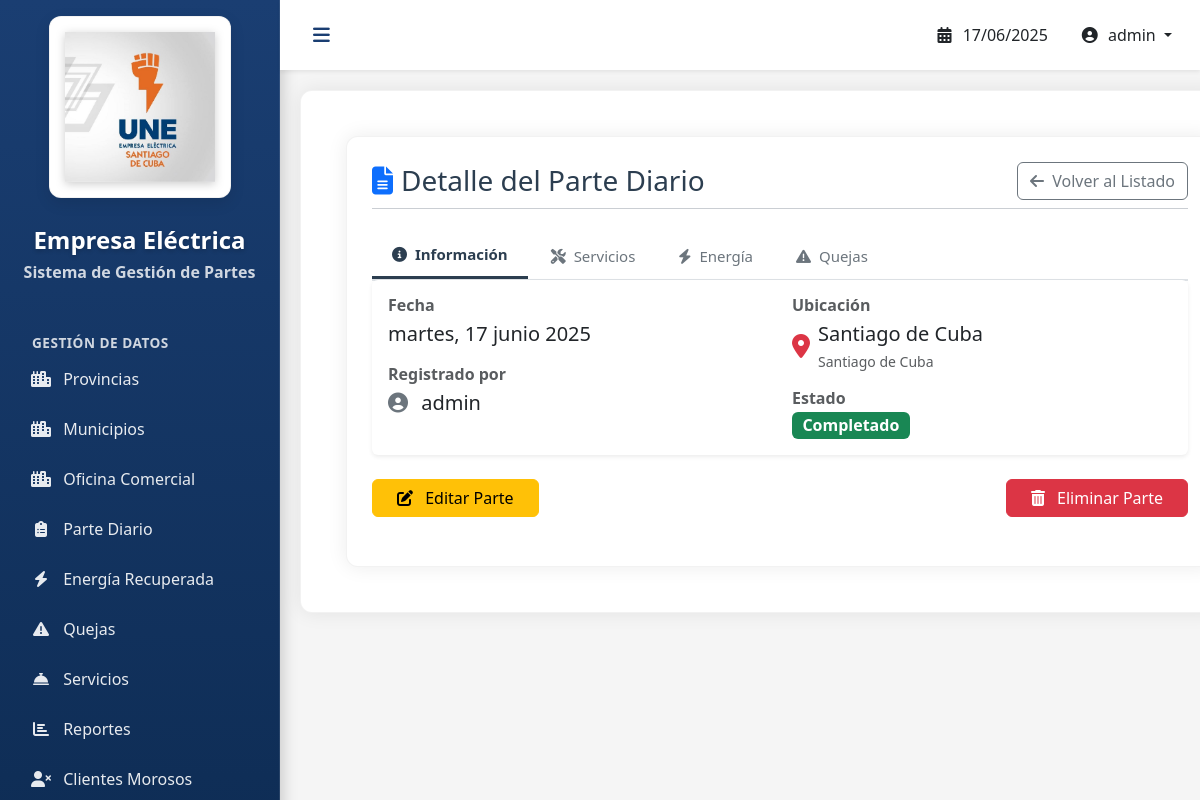
The page /parte/2/ (signed in) on the database its author committed.
### ParteDiario/models.py (models this page shows, shortened)
class ParteDiario(models.Model):
    fecha = models.DateField(auto_now_add=True)
    usuario = models.ForeignKey(User, on_delete=models.CASCADE)
    provincia = models.ForeignKey(Provincia, null=True, on_delete=models.CASCADE)
    municipio = models.ForeignKey(Municipio, null=True, on_delete=models.CASCADE)  # Eliminé null=True
    oficina_comercial = models.ForeignKey(OficinaComercial, on_delete=models.SET_NULL, null=True, blank=True)

class Municipio(models.Model):
    provincia = models.ForeignKey(Provincia, on_delete=models.CASCADE, null=True)
    nombre = models.CharField(max_length=50, unique=True)

class Provincia(models.Model):
    nombre = models.CharField(max_length=50, unique=True, null=True)

### ParteDiario/views.py (the view)
# urls.py: path('parte/<int:pk>/', ParteDiarioDetailView.as_view(), name='partediario-detail'),
class ParteDiarioDetailView(LoginRequiredMixin, DetailView):
    model = ParteDiario
    template_name = 'partediario/detail.html'
    context_object_name = 'parte'
    def get_context_data(self, **kwargs):
        context = super().get_context_data(**kwargs)
        parte = self.object
        context['servicios'] = ServicioRegistro.objects.filter(parte=parte)
        try:
            context['energia'] = EnergiaRecuperada.objects.get(parte=parte)
            context['energia'].diferencia = context['energia'].real_mwh - context['energia'].plan_mwh
        except EnergiaRecuperada.DoesNotExist:
            context['energia'] = None
        quejas = Queja.objects.filter(parte=parte)
        context['quejas'] = quejas
        if quejas.exists():
            context['total_quejas_recibidas'] = quejas.aggregate(Sum('recibidas'))['recibidas__sum']
            context['total_quejas_resueltas'] = quejas.aggregate(Sum('resueltas'))['resueltas__sum']
        else:
            context['total_quejas_recibidas'] = 0
            context['total_quejas_resueltas'] = 0
        return context

### templates/partediario/detail.html (shortened to what this page needs)
{% extends 'base.html' %}
{% block content %}
<div class="container-fluid">
    <div class="row mb-4">
        <div class="col-12">
            <div class="d-flex justify-content-between align-items-center">
                <h3 class="mb-0">
                    <i class="fas fa-file-alt me-2 text-primary"></i>Detalle del Parte Diario
                </h3>
                <div>
                    <a href="{% url 'partediario-list' %}" class="btn btn-outline-secondary">
                        <i class="fas fa-arrow-left me-1"></i> Volver al Listado
                    </a>
                </div>
            </div>
            <hr class="mt-2 mb-4">
            <div class="tabs">
                <div class="tab-header">
                    <button class="tab-btn active" onclick="openTab(event, 'tab-info')">
                        <i class="fas fa-info-circle me-1"></i> Información
                    </button>
                    <button class="tab-btn" onclick="openTab(event, 'tab-servicios')">
                        <i class="fas fa-tools me-1"></i> Servicios
                    </button>
                    <button class="tab-btn" onclick="openTab(event, 'tab-energia')">
                        <i class="fas fa-bolt me-1"></i> Energía
                    </button>
                    <button class="tab-btn" onclick="openTab(event, 'tab-quejas')">
                        <i class="fas fa-exclamation-triangle me-1"></i> Quejas
                    </button>
                </div>
                <div id="tab-info" class="tab-content active">
                    <div class="card shadow-sm">
                        <div class="card-body">
                            <div class="row">
                                <div class="col-md-6">
                                    <div class="info-item mb-3">
                                        <h6 class="text-muted mb-1">Fecha</h6>
                                        <p class="fs-5">{{ parte.fecha|date:"l, d F Y" }}</p>
                                    </div>
                                    <div class="info-item mb-3">
                                        <h6 class="text-muted mb-1">Registrado por</h6>
                                        <p class="fs-5">
                                            <i class="fas fa-user-circle me-2 text-secondary"></i>
                                            {{ parte.usuario.get_full_name|default:parte.usuario.username }}
                                        </p>
                                    </div>
                                </div>
                                <div class="col-md-6">
                                    <div class="info-item mb-3">
                                        <h6 class="text-muted mb-1">Ubicación</h6>
                                        <div class="d-flex align-items-center">
                                            <i class="fas fa-map-marker-alt me-2 text-danger fs-4"></i>
                                            <div>
                                                <p class="mb-0 fs-5">{{ parte.municipio.nombre }}</p>
                                                <small class="text-muted">{{ parte.municipio.provincia.nombre }}</small>
                                            </div>
                                        </div>
                                    </div>
                                    <div class="info-item">
                                        <h6 class="text-muted mb-1">Estado</h6>
                                        <span class="badge bg-success fs-6">Completado</span>
                                    </div>
                                </div>
                            </div>
                        </div>
                    </div>
                </div>
            </div>
            <div class="mt-4">
                <div class="d-flex justify-content-between">
                    <div>
                        <a href="{% url 'partediario-update' parte.pk %}" class="btn btn-warning px-4">
                            <i class="fas fa-edit me-2"></i> Editar Parte
                        </a>
                    </div>
                    <div>
                        <button class="btn btn-danger px-4" data-bs-toggle="modal" data-bs-target="#deleteParteModal">
                            <i class="fas fa-trash-alt me-2"></i> Eliminar Parte
                        </button>
                    </div>
                </div>
            </div>
        </div>
    </div>
</div>
{% endblock %}

### templates/base.html (shortened to what this page needs)
<!DOCTYPE html>
{% load static %}
<html lang="es">
<head>
    <link href="https://cdn.jsdelivr.net/npm/bootstrap@5.3.2/dist/css/bootstrap.min.css" rel="stylesheet">
    <link rel="stylesheet" href="https://cdnjs.cloudflare.com/ajax/libs/font-awesome/6.4.0/css/all.min.css">
</head>
<body>
    <div class="sidebar p-3" id="sidebar">
        <div class="d-flex flex-column align-items-center mb-4">
            <div class="logo-container">
                <a href="{% url 'dashboard' %}">
                    <img src="{% static 'img/logo.jpg' %}"
                         alt="Logo Empresa Eléctrica"
                         class="img-fluid"
                         style="max-height: 150px; filter: drop-shadow(0 2px 5px rgba(0,0,0,0.2));">
                </a>
            </div>
            <h4 class="text-center mt-2" style="color: white; text-shadow: 0 2px 4px rgba(0,0,0,0.2);">Empresa Eléctrica</h4>
            <h6 class="text-center" style="color: rgba(255,255,255,0.8);">Sistema de Gestión de Partes</h6>
        </div>
        <ul class="nav flex-column">
            <li class="nav-item mt-3">
                <small class="text-white fw-bold ps-3" style="font-size: 0.85rem; letter-spacing: 0.5px; text-transform: uppercase; opacity: 0.8;">Gestión de Datos</small>
            </li>
            <li class="nav-item">
                <a class="nav-link" href="{% url 'provincia-list' %}">
                    <i class="fas fa-city me-2"></i> Provincias
                </a>
            </li>
            <li class="nav-item">
                <a class="nav-link" href="{% url 'municipio-list' %}">
                    <i class="fas fa-city me-2"></i> Municipios
                </a>
            </li>
            <li class="nav-item">
                <a class="nav-link" href="{% url 'oficinacomercial-list' %}">
                    <i class="fas fa-city me-2"></i> Oficina Comercial
                </a>
            </li>
            <li class="nav-item">
                <a class="nav-link" href="{% url 'partediario-list' %}">
                    <i class="fas fa-clipboard-list me-2"></i> Parte Diario
                </a>
            </li>
            <li class="nav-item">
                <a class="nav-link" href="{% url 'energia-list' %}">
                    <i class="fas fa-bolt me-2"></i> Energía Recuperada
                </a>
            </li>
            <li class="nav-item">
                <a class="nav-link" href="{% url 'queja-list' %}">
                    <i class="fas fa-exclamation-triangle me-2"></i> Quejas
                </a>
            </li>
            <li class="nav-item">
                <a class="nav-link" href="{% url 'servicio-list' %}">
                    <i class="fas fa-concierge-bell me-2"></i> Servicios
                </a>
            </li>
            <li class="nav-item">
                <a class="nav-link" href="{% url 'reportes-list' %}">
                    <i class="fas fa-chart-bar me-2"></i> Reportes
                </a>
            </li>
            <li class="nav-item">
                <a class="nav-link" href="{% url 'clientesmorosos-list' %}">
                    <i class="fas fa-user-times me-2"></i> Clientes Morosos
                </a>
            </li>
        </ul>
    </div>
    <div class="main-content">
        <nav class="navbar navbar-expand bg-white shadow-sm">
            <button class="btn btn-link" id="sidebarToggle">
                <i class="fas fa-bars"></i>
            </button>
            <div class="navbar-nav ms-auto">
                <span class="nav-link text-dark me-3">
                    <i class="fas fa-calendar-alt me-1"></i>
                    {% now "d/m/Y" %}
                </span>
                <div class="dropdown">
                    <span class="nav-link dropdown-toggle text-dark" style="cursor: pointer;" data-bs-toggle="dropdown">
                        <i class="fas fa-user-circle me-1"></i>
                        {% if user.is_authenticated %}
                            {{ user.get_full_name|default:user.username }}
                        {% else %}
                            Usuario
                        {% endif %}
                    </span>
                </div>
            </div>
        </nav>
        <div class="container-fluid">
            {% block content %}{% endblock %}
        </div>
    </div>
</body>
</html>

### templates/base.html (style rules this page uses)
:root { --sidebar-width: 280px; --primary-color: #1a3e72; --secondary-color: #d62c1a; --hover-color: #b32415; --text-light: #f8f9fa; --text-dark: #2c3e50; }
body { font-family: 'Segoe UI', Tahoma, Geneva, Verdana, sans-serif; background-color: #f5f5f5; color: var(--text-dark); }
.sidebar { width: var(--sidebar-width); min-height: 100vh; background: linear-gradient(180deg, var(--primary-color) 0%, #0d2b52 100%); color: white; position: fixed; transition: all 0.3s; box-shadow: 2px 0 15px rgba(0, 0, 0, 0.2); border-right: 1px solid rgba(255, 255, 255, 0.1); }
.main-content { margin-left: var(--sidebar-width); transition: all 0.3s; background-color: #f5f5f5; min-height: 100vh; }
.nav-link { color: rgba(255, 255, 255, 0.9); border-radius: 6px; margin: 3px 0; padding: 10px 15px; transition: all 0.2s; font-weight: 500; }
.nav-link i { width: 20px; text-align: center; }
.navbar { background: white; box-shadow: 0 2px 15px rgba(0, 0, 0, 0.1); padding: 10px 20px; }
.btn-link { color: var(--primary-color); font-size: 1.2rem; }
.container-fluid { background-color: white; border-radius: 12px; box-shadow: 0 0 20px rgba(0, 0, 0, 0.08); margin: 20px; padding: 25px !important; border: 1px solid rgba(0, 0, 0, 0.05); }
.logo-container { background-color: white; padding: 15px; border-radius: 12px; box-shadow: 0 5px 15px rgba(0, 0, 0, 0.1); border: 1px solid rgba(0, 0, 0, 0.05); margin-bottom: 20px; transition: all 0.3s; }
h4, h5, h6 { color: var(--primary-color); font-weight: 600; }
.card { transition: all 0.3s; border: none; box-shadow: 0 3px 15px rgba(0, 0, 0, 0.05); }

### templates/partediario/detail.html (style rules this page uses)
.tabs { width: 100%; margin-bottom: 20px; }
.tab-header { display: flex; border-bottom: 2px solid #dee2e6; margin-bottom: -1px; overflow-x: auto; white-space: nowrap; }
.tab-btn { padding: 10px 20px; background: none; border: none; cursor: pointer; font-size: 15px; transition: all 0.3s; border-radius: 5px 5px 0 0; margin-right: 3px; color: #6c757d; font-weight: 500; }
.tab-btn.active { background: white; color: #2c3e50; border-bottom: 3px solid #2c3e50; font-weight: 600; }
.tab-content { display: none; padding: 0; animation: fadeEffect 0.3s; }
.tab-content.active { display: block; }

### rows shown on the page
ParteDiario: fecha "martes, 17 junio 2025", usuario.get_full_name "admin", municipio.nombre "Santiago de Cuba", municipio.provincia.nombre "Santiago de Cuba"

### other values the page prints
{{ user.get_full_name|default:user.username }} "admin"
